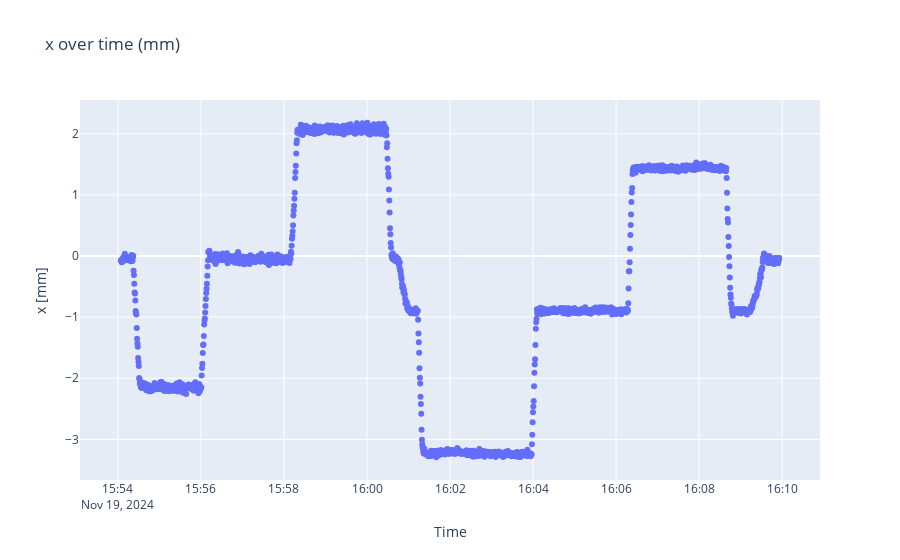
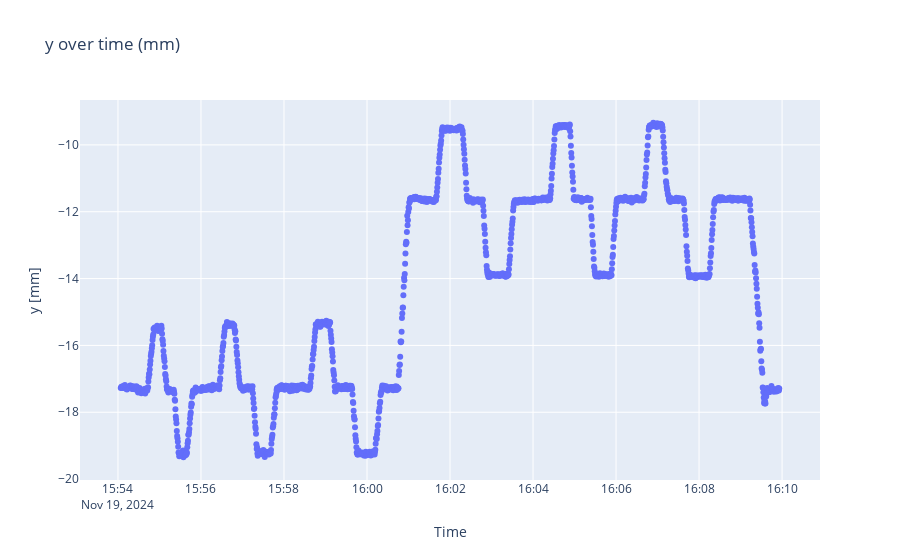
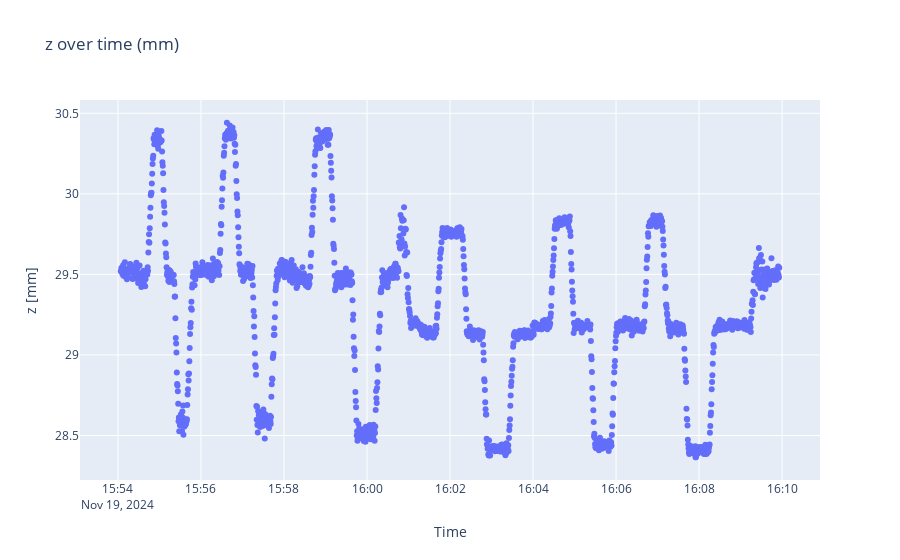

The notebook cell saved with these charts, in order:
### Code cell
locplots(locpred, timestamps)

### Figure 1 — Plotly figure (JSON) as saved in the notebook; plotly's stock layout.template omitted (floating-point values rounded to 4 significant figures; data arrays with more than 128 entries replaced by an {"elided": "..."} marker saying what was removed)
{"data": [{"mode": "markers", "type": "scatter", "x": {"elided": "1879 str values"}, "y": {"elided": "1879 float values"}}], "layout": {"title": {"text": "x over time (mm)"}, "xaxis": {"title": {"text": "Time"}}, "yaxis": {"scaleanchor": "y", "title": {"text": "x [mm]"}}}}

### Figure 2 — Plotly figure (JSON) as saved in the notebook; plotly's stock layout.template omitted (floating-point values rounded to 4 significant figures; data arrays with more than 128 entries replaced by an {"elided": "..."} marker saying what was removed)
{"data": [{"mode": "markers", "type": "scatter", "x": {"elided": "1879 str values"}, "y": {"elided": "1879 float values"}}], "layout": {"title": {"text": "y over time (mm)"}, "xaxis": {"title": {"text": "Time"}}, "yaxis": {"scaleanchor": "y", "title": {"text": "y [mm]"}}}}

### Figure 3 — Plotly figure (JSON) as saved in the notebook; plotly's stock layout.template omitted (floating-point values rounded to 4 significant figures; data arrays with more than 128 entries replaced by an {"elided": "..."} marker saying what was removed)
{"data": [{"mode": "markers", "type": "scatter", "x": {"elided": "1879 str values"}, "y": {"elided": "1879 float values"}}], "layout": {"title": {"text": "z over time (mm)"}, "xaxis": {"title": {"text": "Time"}}, "yaxis": {"scaleanchor": "y", "title": {"text": "z [mm]"}}}}
